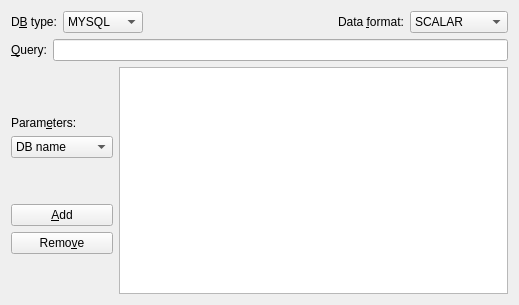
<?xml version="1.0" encoding="UTF-8"?>
<ui version="4.0">
 <class>DBDsDlg</class>
 <widget class="QWidget" name="DBDsDlg">
  <property name="geometry">
   <rect>
    <x>0</x>
    <y>0</y>
    <width>519</width>
    <height>305</height>
   </rect>
  </property>
  <property name="windowTitle">
   <string>Form</string>
  </property>
  <layout class="QGridLayout" name="gridLayout">
   <item row="0" column="0">
    <layout class="QVBoxLayout" name="verticalLayout_3">
     <item>
      <layout class="QHBoxLayout" name="horizontalLayout_4">
       <item>
        <widget class="QLabel" name="dTypeLabel">
         <property name="text">
          <string>D&amp;B type:</string>
         </property>
         <property name="buddy">
          <cstring>dTypeComboBox</cstring>
         </property>
        </widget>
       </item>
       <item>
        <widget class="QComboBox" name="dTypeComboBox">
         <item>
          <property name="text">
           <string>MYSQL</string>
          </property>
         </item>
         <item>
          <property name="text">
           <string>PGSQL</string>
          </property>
         </item>
         <item>
          <property name="text">
           <string>ORACLE</string>
          </property>
         </item>
        </widget>
       </item>
       <item>
        <spacer name="dHorizontalSpacer">
         <property name="orientation">
          <enum>Qt::Horizontal</enum>
         </property>
         <property name="sizeHint" stdset="0">
          <size>
           <width>40</width>
           <height>20</height>
          </size>
         </property>
        </spacer>
       </item>
       <item>
        <widget class="QLabel" name="dFormatLabel">
         <property name="text">
          <string>Data &amp;format:</string>
         </property>
         <property name="buddy">
          <cstring>dFormatComboBox</cstring>
         </property>
        </widget>
       </item>
       <item>
        <widget class="QComboBox" name="dFormatComboBox">
         <item>
          <property name="text">
           <string>SCALAR</string>
          </property>
         </item>
         <item>
          <property name="text">
           <string>SPECTRUM</string>
          </property>
         </item>
         <item>
          <property name="text">
           <string>IMAGE</string>
          </property>
         </item>
        </widget>
       </item>
      </layout>
     </item>
     <item>
      <layout class="QHBoxLayout" name="horizontalLayout_6">
       <item>
        <widget class="QLabel" name="dQueryLabel">
         <property name="text">
          <string>&amp;Query:</string>
         </property>
         <property name="buddy">
          <cstring>dQueryLineEdit</cstring>
         </property>
        </widget>
       </item>
       <item>
        <widget class="QLineEdit" name="dQueryLineEdit"/>
       </item>
      </layout>
     </item>
     <item>
      <layout class="QHBoxLayout" name="horizontalLayout_3">
       <item>
        <layout class="QVBoxLayout" name="verticalLayout">
         <item>
          <spacer name="verticalSpacer_3">
           <property name="orientation">
            <enum>Qt::Vertical</enum>
           </property>
           <property name="sizeHint" stdset="0">
            <size>
             <width>20</width>
             <height>40</height>
            </size>
           </property>
          </spacer>
         </item>
         <item>
          <widget class="QLabel" name="label">
           <property name="text">
            <string>Param&amp;eters:</string>
           </property>
           <property name="buddy">
            <cstring>dParamComboBox</cstring>
           </property>
          </widget>
         </item>
         <item>
          <widget class="QComboBox" name="dParamComboBox">
           <item>
            <property name="text">
             <string>DB name</string>
            </property>
           </item>
           <item>
            <property name="text">
             <string>DB host</string>
            </property>
           </item>
           <item>
            <property name="text">
             <string>DB port</string>
            </property>
           </item>
           <item>
            <property name="text">
             <string>DB user</string>
            </property>
           </item>
           <item>
            <property name="text">
             <string>DB password</string>
            </property>
           </item>
           <item>
            <property name="text">
             <string>Mysql cnf</string>
            </property>
           </item>
           <item>
            <property name="text">
             <string>Oracle mode</string>
            </property>
           </item>
           <item>
            <property name="text">
             <string>Oracle DSN</string>
            </property>
           </item>
          </widget>
         </item>
         <item>
          <spacer name="verticalSpacer_2">
           <property name="orientation">
            <enum>Qt::Vertical</enum>
           </property>
           <property name="sizeType">
            <enum>QSizePolicy::Minimum</enum>
           </property>
           <property name="sizeHint" stdset="0">
            <size>
             <width>20</width>
             <height>40</height>
            </size>
           </property>
          </spacer>
         </item>
         <item>
          <widget class="QPushButton" name="dAddPushButton">
           <property name="text">
            <string>&amp;Add</string>
           </property>
          </widget>
         </item>
         <item>
          <widget class="QPushButton" name="dRemovePushButton">
           <property name="text">
            <string>Remo&amp;ve</string>
           </property>
          </widget>
         </item>
         <item>
          <spacer name="verticalSpacer">
           <property name="orientation">
            <enum>Qt::Vertical</enum>
           </property>
           <property name="sizeType">
            <enum>QSizePolicy::Maximum</enum>
           </property>
           <property name="sizeHint" stdset="0">
            <size>
             <width>20</width>
             <height>40</height>
            </size>
           </property>
          </spacer>
         </item>
        </layout>
       </item>
       <item>
        <widget class="QTableWidget" name="dParameterTableWidget"/>
       </item>
      </layout>
     </item>
    </layout>
   </item>
  </layout>
 </widget>
 <resources/>
 <connections/>
</ui>
